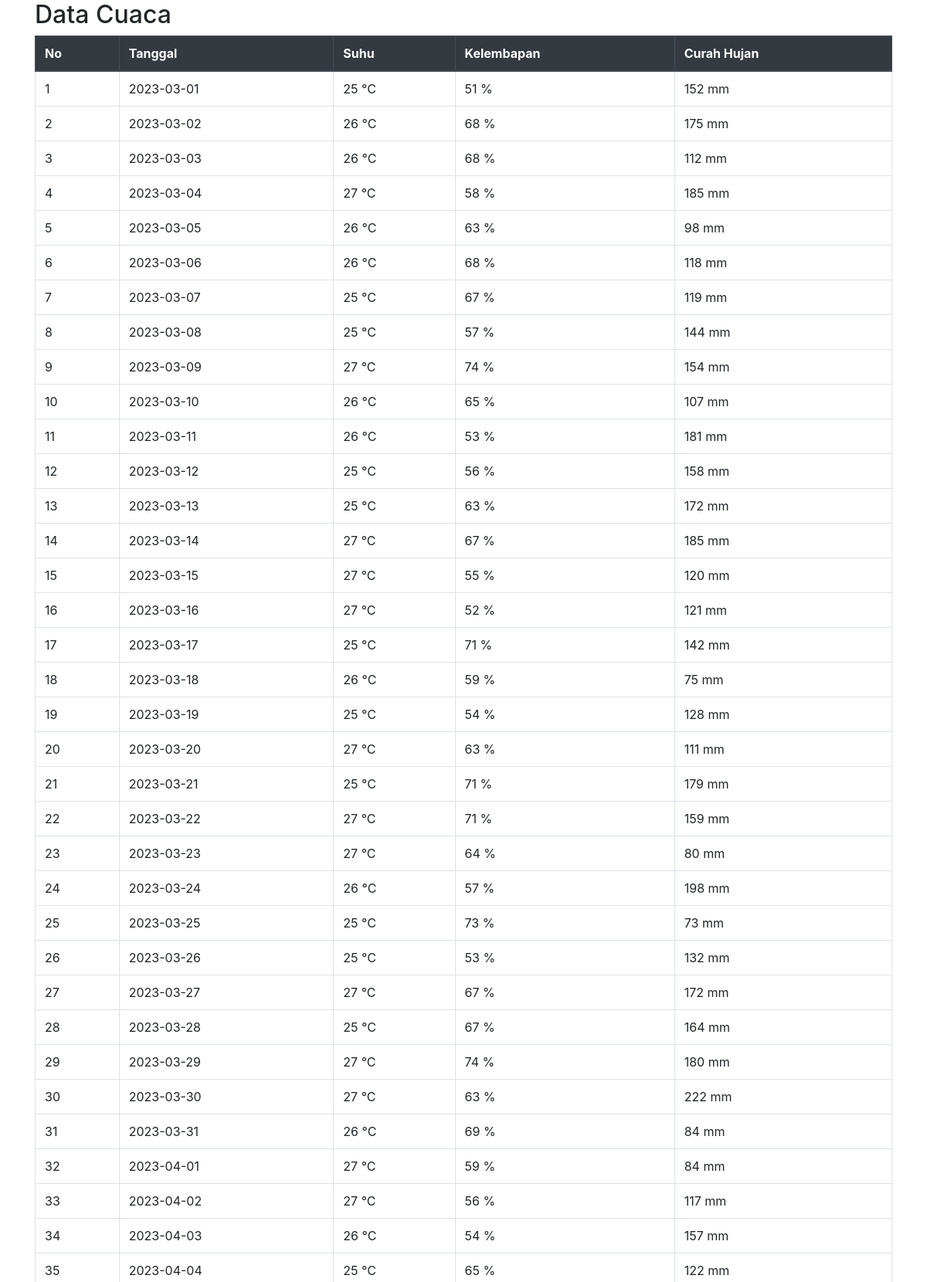
The app's page /cuaca.php (upper part) with its own data.
### tables this page shows
CREATE TABLE `data_cuaca` (
  `id_cuaca` int(11) NOT NULL,
  `id_wilayah` int(11) DEFAULT NULL,
  `tanggal` date DEFAULT NULL,
  `suhu` float DEFAULT NULL,
  `kelembapan` float DEFAULT NULL,
  `curah_hujan` float DEFAULT NULL
);

### cuaca.php (the view)
<?php
include 'koneksi.php';
$sql = "SELECT * FROM Data_Cuaca";
$result = $conn->query($sql);
if ($result->num_rows > 0) {
    echo "<link rel='stylesheet' href='https://stackpath.bootstrapcdn.com/bootstrap/4.5.2/css/bootstrap.min.css'>";
    echo "<div class='container'>";
    echo "<h2>Data Cuaca</h2>";
    echo "<table class='table table-bordered'>";
    echo "<thead class='thead-dark'>";
    echo "<tr><th>No</th><th>Tanggal</th><th>Suhu</th><th>Kelembapan</th><th>Curah Hujan</th></tr>";
    echo "<tbody>";
    $no = 1;
    while ($row = $result->fetch_assoc()) {
        echo "<tr>";
        echo "<td>" . $no . "</td>";
        echo "<td>" . $row["tanggal"] . "</td>";
        echo "<td>" . $row["suhu"] . " °C</td>";
        echo "<td>" . $row["kelembapan"] . " %</td>";
        echo "<td>" . $row["curah_hujan"] . " mm</td>";
        echo "</tr>";
        $no++;
    }
    echo "</tbody>";
    echo "</table>";
    echo "</div>";
} else {
    echo "Tidak ada data cuaca.";
}

### records on screen
data_cuaca: tanggal "2023-03-01", suhu "25", kelembapan "51", curah_hujan "152"
data_cuaca: tanggal "2023-03-02", suhu "26", kelembapan "68", curah_hujan "175"
data_cuaca: tanggal "2023-03-03", suhu "26", kelembapan "68", curah_hujan "112"
data_cuaca: tanggal "2023-03-04", suhu "27", kelembapan "58", curah_hujan "185"
data_cuaca: tanggal "2023-03-05", suhu "26", kelembapan "63", curah_hujan "98"
data_cuaca: tanggal "2023-03-06", suhu "26", kelembapan "68", curah_hujan "118"
data_cuaca: tanggal "2023-03-07", suhu "25", kelembapan "67", curah_hujan "119"
data_cuaca: tanggal "2023-03-08", suhu "25", kelembapan "57", curah_hujan "144"
data_cuaca: tanggal "2023-03-09", suhu "27", kelembapan "74", curah_hujan "154"
data_cuaca: tanggal "2023-03-10", suhu "26", kelembapan "65", curah_hujan "107"
data_cuaca: tanggal "2023-03-11", suhu "26", kelembapan "53", curah_hujan "181"
data_cuaca: tanggal "2023-03-12", suhu "25", kelembapan "56", curah_hujan "158"
data_cuaca: tanggal "2023-03-13", suhu "25", kelembapan "63", curah_hujan "172"
data_cuaca: tanggal "2023-03-14", suhu "27", kelembapan "67", curah_hujan "185"
data_cuaca: tanggal "2023-03-15", suhu "27", kelembapan "55", curah_hujan "120"
data_cuaca: tanggal "2023-03-16", suhu "27", kelembapan "52", curah_hujan "121"
data_cuaca: tanggal "2023-03-17", suhu "25", kelembapan "71", curah_hujan "142"
data_cuaca: tanggal "2023-03-18", suhu "26", kelembapan "59", curah_hujan "75"
data_cuaca: tanggal "2023-03-19", suhu "25", kelembapan "54", curah_hujan "128"
data_cuaca: tanggal "2023-03-20", suhu "27", kelembapan "63", curah_hujan "111"
data_cuaca: tanggal "2023-03-21", suhu "25", kelembapan "71", curah_hujan "179"
data_cuaca: tanggal "2023-03-22", suhu "27", kelembapan "71", curah_hujan "159"
data_cuaca: tanggal "2023-03-23", suhu "27", kelembapan "64", curah_hujan "80"
data_cuaca: tanggal "2023-03-24", suhu "26", kelembapan "57", curah_hujan "198"
data_cuaca: tanggal "2023-03-25", suhu "25", kelembapan "73", curah_hujan "73"
data_cuaca: tanggal "2023-03-26", suhu "25", kelembapan "53", curah_hujan "132"
data_cuaca: tanggal "2023-03-27", suhu "27", kelembapan "67", curah_hujan "172"
data_cuaca: tanggal "2023-03-28", suhu "25", kelembapan "67", curah_hujan "164"
data_cuaca: tanggal "2023-03-29", suhu "27", kelembapan "74", curah_hujan "180"
data_cuaca: tanggal "2023-03-30", suhu "27", kelembapan "63", curah_hujan "222"
data_cuaca: tanggal "2023-03-31", suhu "26", kelembapan "69", curah_hujan "84"
data_cuaca: tanggal "2023-04-01", suhu "27", kelembapan "59", curah_hujan "84"
data_cuaca: tanggal "2023-04-02", suhu "27", kelembapan "56", curah_hujan "117"
data_cuaca: tanggal "2023-04-03", suhu "26", kelembapan "54", curah_hujan "157"
data_cuaca: tanggal "2023-04-04", suhu "25", kelembapan "65", curah_hujan "122"
